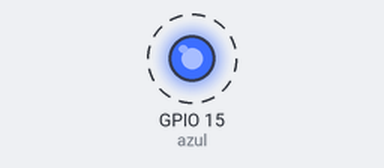
The sketch below on a simulated ESP32. On the bench: output pins drawn as LEDs (lit = HIGH). Dashed ring = blinking. What the sketch prints to the serial monitor is not drawn.

Above: at 0.5 s.
Timing chart, 0 to 4.6 s (numbered marks = the images above):
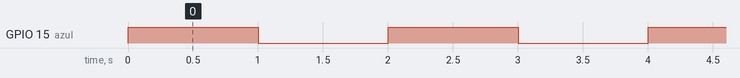

Measured:
- by itself, GPIO 15 (azul): alternates HIGH for 1.0 s and LOW for 1.0 s

The sketch:

Arduino_LED_Code.ino
```cpp
#define azul 15


void setup() {
  // put your setup code here, to run once:
  Serial.begin(115200);
  Serial.print("Programa para encender luz");
  pinMode(azul, OUTPUT);

}

void loop() {
  // put your main code here, to run repeatedly:
  digitalWrite(azul, HIGH);
  Serial.print("La luz esta encendida\n");
  delay(1000);
  digitalWrite(azul, LOW);
  Serial.print("La luz esta apagada\n");
  delay(1000);

}
```
